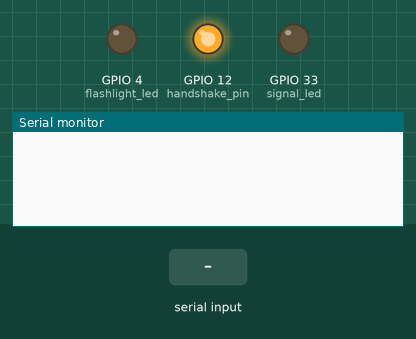
This sketch was run on a simulated ESP32. On the bench: output pins drawn as LEDs (lit = HIGH), the last lines printed to the serial monitor. The inputs (shaded band) are chosen by the test bench.

Above: at 1.2 s.
1.3 s: "WHOU\n" received over Serial
At 2.1 s:
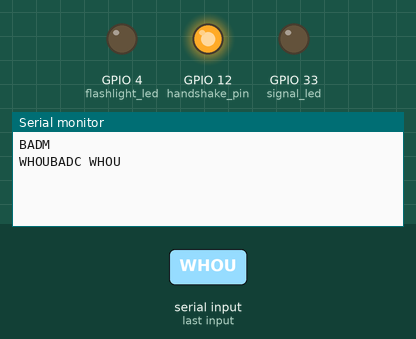
2.8 s: "WAIT\n" received over Serial
At 3.2 s:
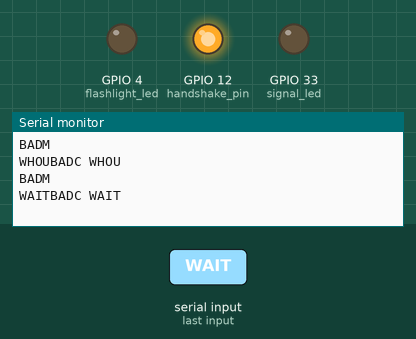
4.3 s: "EXIT\n" received over Serial
At 5.6 s:
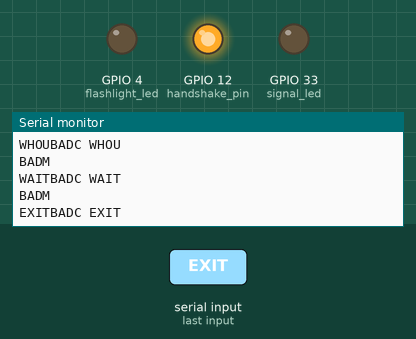

Measured:
- after the input at 1.3 s, the serial monitor: prints a new line at once (image 1)
- after the input at 2.8 s, the serial monitor: prints a new line at once (image 2)
- after the input at 4.3 s, the serial monitor: prints a new line at once (image 3)

The sketch:

CommandProtocolTestA.ino
```cpp
/*
  Command protocol test A
*/

const String MY_NAME = "JOLLY";
const int handshake_pin = 12;
int x;
bool finished = false;
String message_in = "";
String serial_no_in = "";
String command_in = "";
String data_in = "";
const int signal_led = 33;
const int flashlight_led = 4;

void setup() {
  Serial.begin(115200);
  while (!Serial) {
    ;  // wait for serial port to connect. Needed for native USB port only
  }
  pinMode(handshake_pin, OUTPUT);   // handshake is on digital pin 2
  pinMode(signal_led, OUTPUT);
  pinMode(flashlight_led, OUTPUT);
}

void loop() {
  if (finished) {
    digitalWrite(handshake_pin, LOW);
  } else {
    digitalWrite(handshake_pin, HIGH);
    if(Serial.available() > 0)
    {
      digitalWrite(handshake_pin, LOW);
      message_in = Serial.readStringUntil('\n');
      if (message_in.length() < 8) {
        Serial.println("BADM");
      }
      serial_no_in = message_in.substring(0,4);
      command_in = message_in.substring(4,8);
      if (command_in == "WHOU") {
        Serial.println(serial_no_in + "OKOK" + MY_NAME);
      } else if (command_in == "WAIT") {
        if (message_in.length() < 12) {
          Serial.println(serial_no_in + "BADC" + " Wait duration missing");
        } else {
          data_in = message_in.substring(8,12);
          x = data_in.toInt();  //  IN MILLISECONDS
          Serial.println(serial_no_in + "OKOK" + " Waiting");
          delay(x);
        }
      } else if (command_in == "EXIT") {
        Serial.println(serial_no_in + "OKOK" + " Exiting");
        finished = true;
      // NOTE1: The signal and flashlight LEDs work with opposite polarity
      // NOTE2: The signal LED is on the back of ESP32 board, hidden by the MB board
      } else if (command_in == "SIG+") {
        Serial.println(serial_no_in + "OKOK" + " Signal LED ON");
        digitalWrite(signal_led, LOW);
      } else if (command_in == "SIG-") {
        Serial.println(serial_no_in + "OKOK" + " Signal LED OFF");
        digitalWrite(signal_led, HIGH);
      } else if (command_in == "FLA+") {
        Serial.println(serial_no_in + "OKOK" + " Flashlight LED ON");
        digitalWrite(flashlight_led, HIGH);
      } else if (command_in == "FLA-") {
        Serial.println(serial_no_in + "OKOK" + " Flashlight LED OFF");
        digitalWrite(flashlight_led, LOW);
      } else {
        Serial.println(serial_no_in + "BADC " + message_in);
      }
    }
  }
}
```
